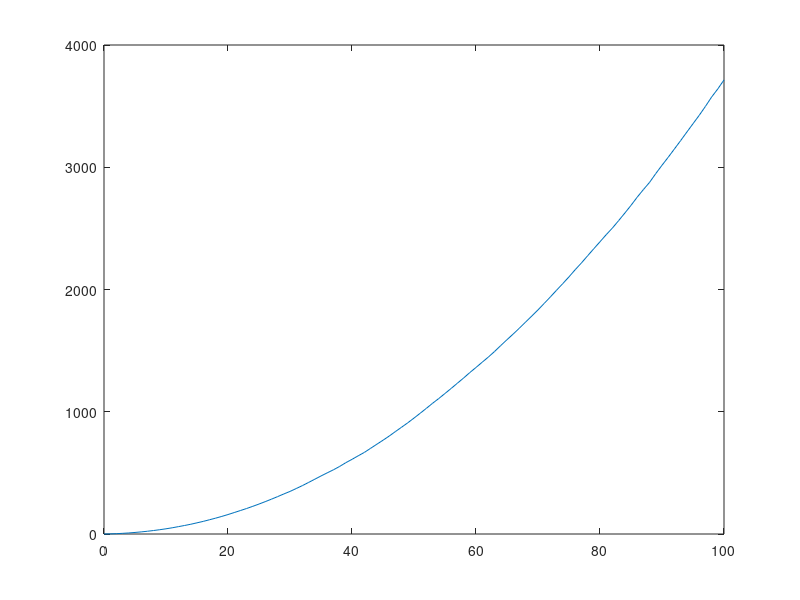

Write the MATLAB code that produced this figure.
m=1000;
n=100;
x=zeros(m,n+1);
a=rand(m,n);
prob=0.2;

for i = 1:m
    for j = 2:n+1
        if a(i,j-1)<=prob
            step=-1;
        else 
            step=1;
        end
        x(i,j)=x(i,j-1)+step;
    end
end

for i = 1:n+1
    dispsq(i)=sum(x(:,i).*x(:,i))/m;
end

plot(0:n,dispsq)

P=polyfit(0:n,dispsq,1);

diffcoeff=P(1)/2
        
        